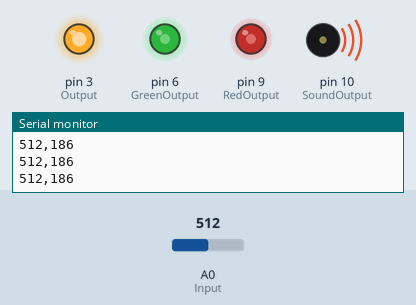
Recording of a sketch running on a simulated Arduino Uno, built with avr-gcc and run on an emulated ATmega328P. On the bench: output pins drawn as LEDs (lit = HIGH), buzzer (waves = sounding), the last lines printed to the serial monitor. Inputs (shaded band) come from the test bench; at power-on: A0 (Input) = 512.

Above: at 1.2 s.
1.3 s: A0 (Input) set to 716
At 2.5 s:
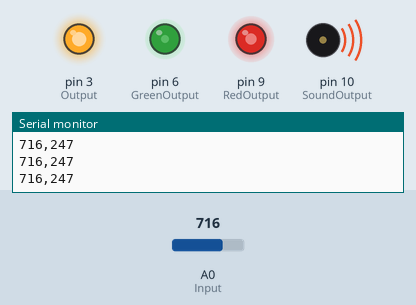
2.8 s: A0 (Input) set to 989
At 3.7 s:
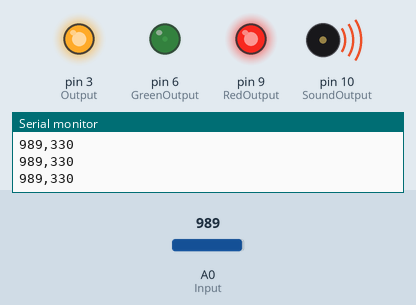
4.3 s: A0 (Input) set to 1007
At 4.8 s:
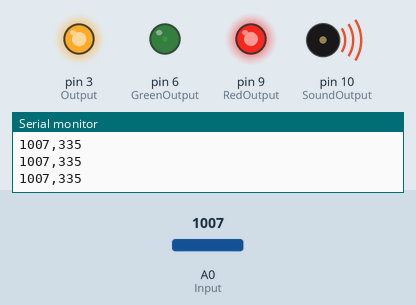
5.8 s: A0 (Input) set to 122
At 7.0 s:
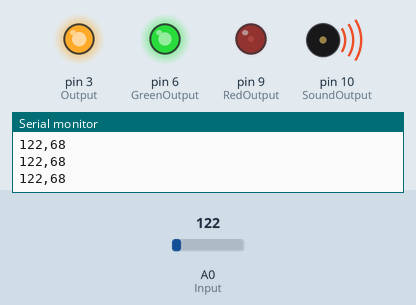
7.3 s: A0 (Input) set to 0
At 8.2 s:
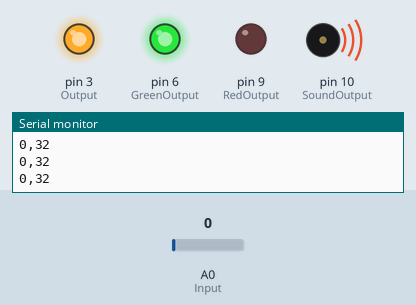
8.8 s: A0 (Input) set to 91
At 9.3 s:
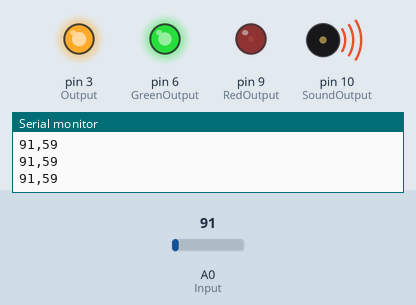
11.8 s: A0 (Input) set to 109
Timing chart, 0 to 14.3 s (numbered marks = the images above; inputs shaded):
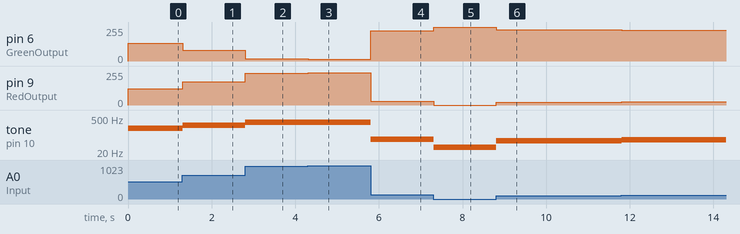

The sketch:

forcedFrequency.ino
```cpp
// simple code to make an RGB light goe from Red to Green (sith to jedi)
// has matching sound effect range
// also can plot data on the serial moniter


const int Output = 3; // output voltage
const int RedOutput = 9; // analog write for red
const int GreenOutput = 6; // analog write for green
const int Input = A0; // the analog reading source
const int SoundOutput = 10; // for creating sound
const int LowFrequency = 32;
const int HighFrequency = 350;

// sets up all the pins, and sets the OutPut to write
void setup() {
  // put your setup code here, to run once:
  pinMode(Output, OUTPUT);
  digitalWrite(Output, HIGH);
  pinMode(RedOutput, OUTPUT);
  pinMode(GreenOutput, OUTPUT);
  pinMode(Input, INPUT);
  pinMode(SoundOutput, OUTPUT);
  Serial.begin(9600);
}

void loop() {
  int readValue = analogRead(Input);
  int redValue = map(readValue, 0, 1055, 0, 255); // actually using mapping
  analogWrite(RedOutput, redValue);
  analogWrite(GreenOutput, 255 - redValue);
  int frequency = map(readValue, 0, 1055, LowFrequency, HighFrequency);
  tone(SoundOutput, frequency);
  Serial.print(readValue);
  Serial.print(",");
  Serial.println(frequency);
}
```

Measured:
- after the input at 1.3 s, pin 6 (GreenOutput): 132/255 → 82/255 at once; pin 9 (RedOutput): 123/255 → 173/255 at once; tone on pin 10 (SoundOutput): 186 Hz → 247 Hz at once
- after the input at 2.8 s, pin 6 (GreenOutput): 82/255 → 16/255 at once; pin 9 (RedOutput): 173/255 → 239/255 at once; tone on pin 10 (SoundOutput): 247 Hz → 330 Hz at once
- after the input at 4.3 s, pin 6 (GreenOutput): 16/255 → 12/255 at once; pin 9 (RedOutput): 239/255 → 243/255 at once; tone on pin 10 (SoundOutput): 330 Hz → 335 Hz at once
- after the input at 5.8 s, pin 6 (GreenOutput): 12/255 → 226/255 at once; pin 9 (RedOutput): 243/255 → 29/255 at once; tone on pin 10 (SoundOutput): 335 Hz → 68 Hz at once
- after the input at 7.3 s, pin 6 (GreenOutput): 226/255 → 255/255 at once; pin 9 (RedOutput): 29/255 → 0/255 at once; tone on pin 10 (SoundOutput): 68 Hz → 32 Hz at once
- after the input at 8.8 s, pin 6 (GreenOutput): 255/255 → 234/255 at once; pin 9 (RedOutput): 0/255 → 21/255 at once; tone on pin 10 (SoundOutput): 32 Hz → 59 Hz at once
- after the input at 11.8 s, pin 6 (GreenOutput): 234/255 → 229/255 at once; pin 9 (RedOutput): 21/255 → 26/255 at once; tone on pin 10 (SoundOutput): 59 Hz → 64 Hz at once
